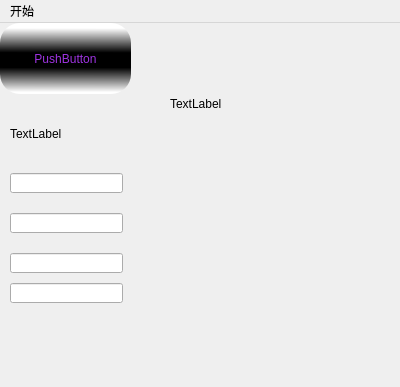
<?xml version="1.0" encoding="UTF-8"?>
<ui version="4.0">
 <class>MainWindow</class>
 <widget class="QMainWindow" name="MainWindow">
  <property name="geometry">
   <rect>
    <x>0</x>
    <y>0</y>
    <width>400</width>
    <height>387</height>
   </rect>
  </property>
  <property name="windowTitle">
   <string>MainWindow</string>
  </property>
  <widget class="QWidget" name="centralWidget">
   <widget class="QPushButton" name="pushButton">
    <property name="geometry">
     <rect>
      <x>0</x>
      <y>0</y>
      <width>131</width>
      <height>71</height>
     </rect>
    </property>
    <property name="styleSheet">
     <string notr="true">QPushButton{
background-color: qlineargradient(spread:reflect, x1:0.994, y1:0.523455, x2:0.995, y2:0.0284091, stop:0.210227 rgba(0, 0, 0, 255), stop:0.909091 rgba(255, 255, 255, 255));
border-radius:20px;
color: rgb(158, 51, 225);
}
QPushButton::hover{
background-color: qlineargradient(spread:reflect, x1:0.994, y1:0.523455, x2:0.995, y2:0.0284091, stop:0.454545 rgba(0, 0, 0, 255), stop:0.909091 rgba(255, 255, 255, 255));
border-radius:20px;
color: rgb(158, 51, 225);
}</string>
    </property>
    <property name="text">
     <string>PushButton</string>
    </property>
   </widget>
   <widget class="QLabel" name="label">
    <property name="geometry">
     <rect>
      <x>170</x>
      <y>0</y>
      <width>221</width>
      <height>161</height>
     </rect>
    </property>
    <property name="text">
     <string>TextLabel</string>
    </property>
   </widget>
   <widget class="QLineEdit" name="lineEdit">
    <property name="geometry">
     <rect>
      <x>10</x>
      <y>150</y>
      <width>113</width>
      <height>20</height>
     </rect>
    </property>
   </widget>
   <widget class="QLabel" name="label_2">
    <property name="geometry">
     <rect>
      <x>10</x>
      <y>90</y>
      <width>111</width>
      <height>41</height>
     </rect>
    </property>
    <property name="text">
     <string>TextLabel</string>
    </property>
   </widget>
   <widget class="QLineEdit" name="lineEdit_2">
    <property name="geometry">
     <rect>
      <x>10</x>
      <y>190</y>
      <width>113</width>
      <height>20</height>
     </rect>
    </property>
   </widget>
   <widget class="QLineEdit" name="lineEdit_3">
    <property name="geometry">
     <rect>
      <x>10</x>
      <y>230</y>
      <width>113</width>
      <height>20</height>
     </rect>
    </property>
   </widget>
   <widget class="QLineEdit" name="lineEdit_4">
    <property name="geometry">
     <rect>
      <x>10</x>
      <y>260</y>
      <width>113</width>
      <height>20</height>
     </rect>
    </property>
   </widget>
  </widget>
  <widget class="QMenuBar" name="menuBar">
   <property name="geometry">
    <rect>
     <x>0</x>
     <y>0</y>
     <width>400</width>
     <height>23</height>
    </rect>
   </property>
   <widget class="QMenu" name="menu">
    <property name="title">
     <string>开始</string>
    </property>
    <addaction name="actionjieshu"/>
   </widget>
   <addaction name="menu"/>
  </widget>
  <action name="actionjieshu">
   <property name="text">
    <string>jieshu</string>
   </property>
  </action>
 </widget>
 <layoutdefault spacing="6" margin="11"/>
 <resources/>
 <connections/>
</ui>
